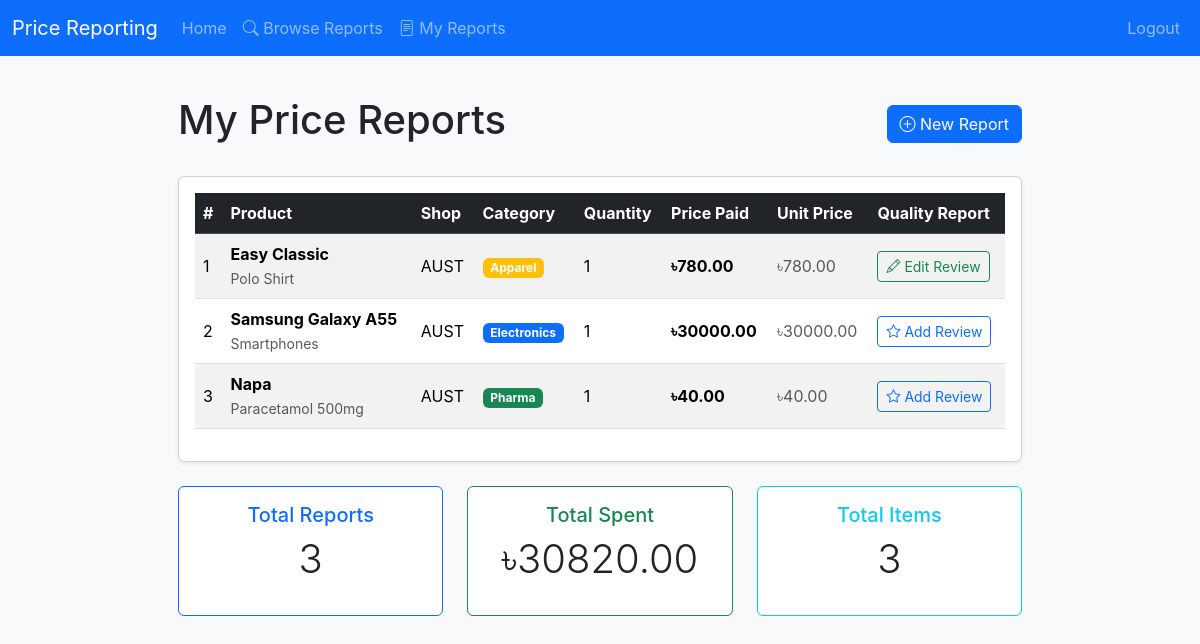
The app's page /user/price_reports (signed in), older data.
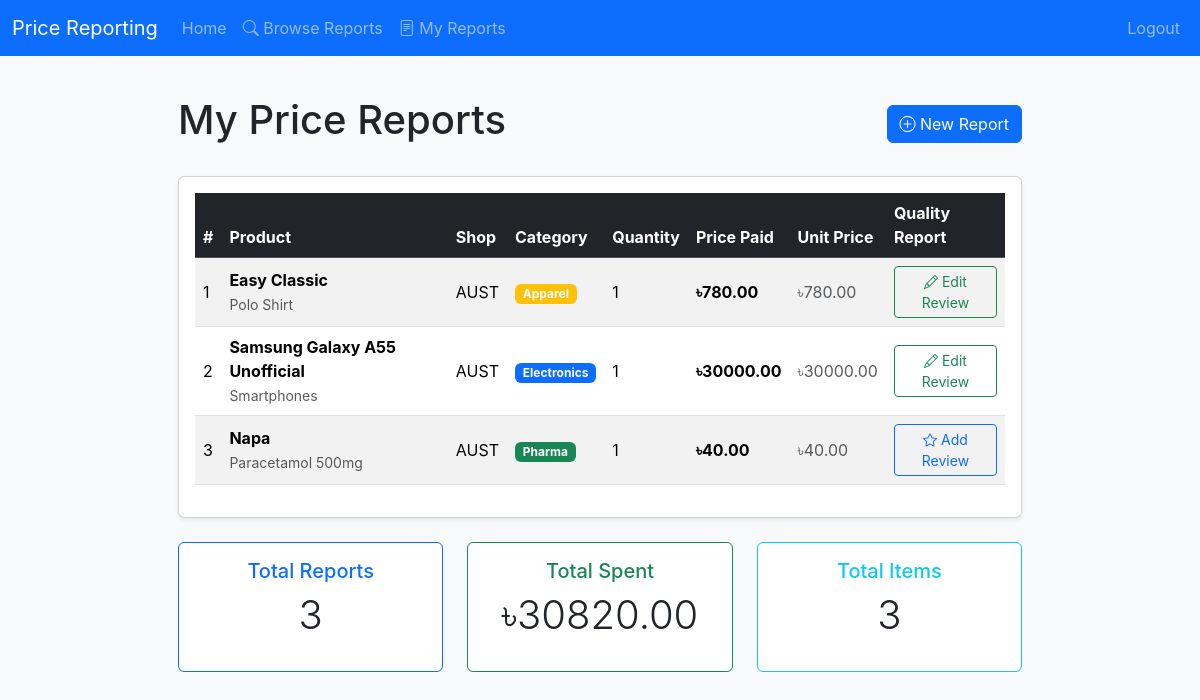
The same page, newer data.
### tables this page shows
CREATE TABLE quality_reports (
  id INTEGER PRIMARY KEY AUTOINCREMENT,
  price_report_id INTEGER NOT NULL UNIQUE,
  user_id INTEGER NOT NULL,
  category TEXT NOT NULL CHECK (category IN ('electronics','pharma','apparel','food')),
  confidence_score REAL DEFAULT 0.5 CHECK (confidence_score BETWEEN 0 AND 1),
  created_at DATETIME NOT NULL DEFAULT CURRENT_TIMESTAMP,
  FOREIGN KEY (price_report_id) REFERENCES price_reports(id),
  FOREIGN KEY (user_id) REFERENCES users(id)
);

CREATE TABLE product_aliases (
  id INTEGER PRIMARY KEY AUTOINCREMENT,
  product_id INTEGER NOT NULL,
  alias_name TEXT NOT NULL,

  FOREIGN KEY (product_id) REFERENCES products(id),
  UNIQUE (product_id, alias_name)
);

CREATE TABLE products (
  id INTEGER PRIMARY KEY AUTOINCREMENT,
  canonical_name TEXT NOT NULL,
  category TEXT NOT NULL CHECK (
    category IN ('electronics','pharma','apparel','food')
  ),
  created_at DATETIME NOT NULL DEFAULT CURRENT_TIMESTAMP
);

CREATE TABLE shops (
    id INTEGER PRIMARY KEY AUTOINCREMENT,
    name TEXT NOT NULL,
    address TEXT NOT NULL,
    latitude REAL NOT NULL,
    longitude REAL NOT NULL,
    created_at TEXT DEFAULT CURRENT_TIMESTAMP
);

CREATE TABLE price_reports (
  id INTEGER PRIMARY KEY AUTOINCREMENT,
  user_id INTEGER NOT NULL,
  shop_id INTEGER NOT NULL,
  product_alias_id INTEGER NOT NULL,
  price_paid REAL NOT NULL,
  quantity INTEGER NOT NULL DEFAULT 1,
  reported_at DATETIME NOT NULL DEFAULT CURRENT_TIMESTAMP,

  FOREIGN KEY (user_id) REFERENCES users(id),
  FOREIGN KEY (shop_id) REFERENCES shops(id),
  FOREIGN KEY (product_alias_id) REFERENCES product_aliases(id)
);

### routes/user.py (the view)
@user_bp.route("/user/price_reports")
@login_required
def user_price_reports():
    try:
        price_reports = db.execute(
            "SELECT pr.id, s.name AS shop_name, pa.alias_name, p.canonical_name, p.category, pr.price_paid, pr.quantity, "
            "qr.id AS quality_report_id "
            "FROM price_reports pr "
            "JOIN shops s ON pr.shop_id = s.id "
            "JOIN product_aliases pa ON pr.product_alias_id = pa.id "
            "JOIN products p ON pa.product_id = p.id "
            "LEFT JOIN quality_reports qr ON qr.price_report_id = pr.id "
            "WHERE pr.user_id = ? "
            "ORDER BY pr.reported_at DESC",
            session.get("user_id")
        )
    except Exception as e:
        print(f"Database error: {e}")
        return apology("Failed to load price reports", 500)
    return render_template("user_price_reports.html", price_reports=price_reports)

### app.py (called while the page is built)
@app.after_request
def after_request(response):
    response.headers["Cache-Control"] = "no-cache, no-store, must-revalidate"
    response.headers["Expires"] = 0
    response.headers["Pragma"] = "no-cache"
    return response

### helpers.py (called while the page is built)
def login_required(f):
    @wraps(f)
    def decorated_function(*args, **kwargs):
        if session.get("user_id") is None:
            return redirect("/login")
        return f(*args, **kwargs)
    return decorated_function

### templates/user_price_reports.html (shortened to what this page needs)
{% extends "layout.html" %}
{% block content %}
<div class="container">
  <div class="d-flex justify-content-between align-items-center mb-4">
    <h1>My Price Reports</h1>
    <a href="/create/price_report" class="btn btn-primary">
      <i class="bi bi-plus-circle"></i> New Report
    </a>
  </div>
  {% if price_reports %}
  <div class="card shadow-sm">
    <div class="card-body">
      <div class="table-responsive">
        <table class="table table-hover table-striped align-middle">
          <thead class="table-dark">
            <tr>
              <th scope="col">#</th>
              <th scope="col">Product</th>
              <th scope="col">Shop</th>
              <th scope="col">Category</th>
              <th scope="col">Quantity</th>
              <th scope="col">Price Paid</th>
              <th scope="col">Unit Price</th>
              <th scope="col">Quality Report</th>
            </tr>
          </thead>
          <tbody>
            {% for report in price_reports %}
            <tr>
              <td>{{ loop.index }}</td>
              <td>
                <strong>{{ report.alias_name }}</strong>
                <br>
                <small class="text-muted">{{ report.canonical_name }}</small>
              </td>
              <td>{{ report.shop_name }}</td>
              <td>
                <span class="badge
                  {% if report.category == 'electronics' %}bg-primary
                  {% elif report.category == 'pharma' %}bg-success
                  {% elif report.category == 'apparel' %}bg-warning
                  {% elif report.category == 'food' %}bg-info
                  {% else %}bg-secondary
                  {% endif %}">
                  {{ report.category|capitalize }}
                </span>
              </td>
              <td>{{ report.quantity }}</td>
              <td class="fw-bold">৳{{ "%.2f"|format(report.price_paid) }}</td>
              <td class="text-muted">৳{{ "%.2f"|format(report.price_paid / report.quantity) }}</td>
              <td>
                {% if report.quality_report_id %}
                <a href="/create/quality_report/{{ report.id }}" class="btn btn-sm btn-outline-success">
                  <i class="bi bi-pencil"></i> Edit Review
                </a>
                {% else %}
                <a href="/create/quality_report/{{ report.id }}" class="btn btn-sm btn-outline-primary">
                  <i class="bi bi-star"></i> Add Review
                </a>
                {% endif %}
              </td>
            </tr>
            {% endfor %}
          </tbody>
        </table>
      </div>
    </div>
  </div>
  <div class="row mt-4">
    <div class="col-md-4">
      <div class="card text-center border-primary">
        <div class="card-body">
          <h5 class="card-title text-primary">Total Reports</h5>
          <p class="display-6">{{ price_reports|length }}</p>
        </div>
      </div>
    </div>
    <div class="col-md-4">
      <div class="card text-center border-success">
        <div class="card-body">
          <h5 class="card-title text-success">Total Spent</h5>
          <p class="display-6">৳{{ "%.2f"|format(price_reports|sum(attribute='price_paid')) }}</p>
        </div>
      </div>
    </div>
    <div class="col-md-4">
      <div class="card text-center border-info">
        <div class="card-body">
          <h5 class="card-title text-info">Total Items</h5>
          <p class="display-6">{{ price_reports|sum(attribute='quantity') }}</p>
        </div>
      </div>
    </div>
  </div>
  {% endif %}
</div>
{% endblock %}

### templates/layout.html (shortened to what this page needs)
<!doctype html>
<html lang="en">
  <head>
    <link href="https://cdn.jsdelivr.net/npm/bootstrap@5.3.2/dist/css/bootstrap.min.css" rel="stylesheet">
    <link rel="stylesheet" href="https://cdn.jsdelivr.net/npm/bootstrap-icons@1.11.1/font/bootstrap-icons.css">
    <link rel="stylesheet" href="{{ url_for('static', filename='css/style.css') }}">
  </head>
  <body>
    <nav class="navbar navbar-expand-lg navbar-dark bg-primary mb-4">
      <div class="container-fluid">
        <a class="navbar-brand" href="/">Price Reporting</a>
        <div class="collapse navbar-collapse" id="navbarsExample">
          <ul class="navbar-nav me-auto mb-2 mb-lg-0">
            {% if session.get('user_id') %}
            <li class="nav-item"><a class="nav-link" href="/">Home</a></li>
            <li class="nav-item"><a class="nav-link" href="/browse/price_reports"><i class="bi bi-search"></i> Browse Reports</a></li>
            <li class="nav-item"><a class="nav-link" href="/user/price_reports"><i class="bi bi-file-text"></i> My Reports</a></li>
            {% endif %}
          </ul>
          <ul class="navbar-nav ms-auto mb-2 mb-lg-0">
            {% if session.get('user_id') %}
            <li class="nav-item"><a class="nav-link" href="/logout">Logout</a></li>
            {% else %}
            <li class="nav-item"><a class="nav-link" href="/login">Login</a></li>
            <li class="nav-item"><a class="nav-link" href="/register">Register</a></li>
            {% endif %}
          </ul>
        </div>
      </div>
    </nav>
    <main class="container">
      {% block content %}{% endblock %}
    </main>
  </body>
</html>

### static/css/style.css (style rules this page uses)
body { font-family: -apple-system, BlinkMacSystemFont, "Segoe UI", Roboto, "Helvetica Neue", Arial, sans-serif; margin: 0; padding: 0; background: #f8f9fa; color: #212529; }
main.container { max-width: 900px; margin: 0 auto; padding: 1rem; }

Row changes from the older to the newer data that the page shows:
no longer on one of the page's lists (row unchanged): price_reports: alias_name "Samsung Galaxy A55", canonical_name "Smartphones", shop_name "AUST", category "Electronics", quantity "1", price_paid "30000.00", report.price_paid/report.quantity "30000.00"
added quality_reports: alias_name "Samsung Galaxy A55 Unofficial", canonical_name "Smartphones", shop_name "AUST", category "Electronics", quantity "1", {{ "%.2f"|format(report.price_paid) }} "30000.00", {{ "%.2f"|format(report.price_paid / report.quantity) }} "30000.00"
